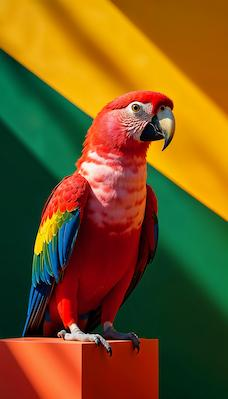
#> input picture opencv_guide/images/img_2.jpg, 228 x 399 px, found by its file name
$ python code_10.py
#> lines starting #> are read from the running program, lines starting #| are printed output that depends on the picture
#-------------------------------------------------------------------------------
#            flipping image
#-------------------------------------------------------------------------------
import cv2
import numpy as np
#-------------------------------------------------------------------------------
img_path = 'images/img_2.jpg' # set image path
#-------------------------------------------------------------------------------
img = cv2.imread(img_path)
#> img is the input picture: shape (399, 228, 3); mean B, G, R 29.3, 84.8, 118
#-------------------------------------------------------------------------------
img_flip_H = cv2.flip(img, 1) # flip() change sides of pixels in an image
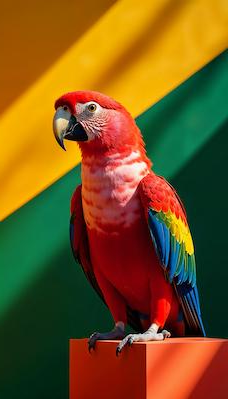
#> img_flip_H: shape (399, 228, 3); mean B, G, R 29.3, 84.8, 118
                              # flip() with 1 passed, flip image around y-axis("image height")

img_flip_V = cv2.flip(img, 0) # flip() with 0 passed, flip image around x-axis("image width")
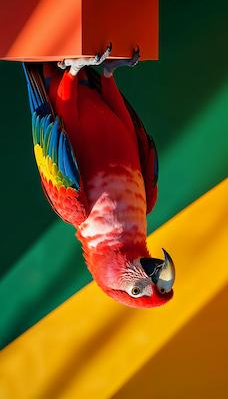
#> img_flip_V: shape (399, 228, 3); mean B, G, R 29.3, 84.8, 118

img_flip_Both = cv2.flip(img, -1) #flip() with -1 passed, flip image around both y-axis and x-axis
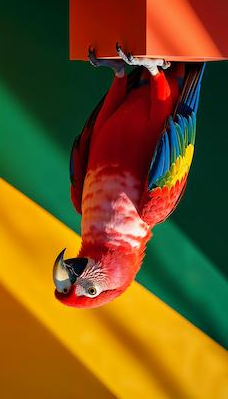
#> img_flip_Both: shape (399, 228, 3); mean B, G, R 29.3, 84.8, 118
                                  # it flips the image first in y-axis,
                                  # then it flips the already y-axis flipped image in x-axis
                                  # making it a both flip
#-------------------------------------------------------------------------------
cv2.imshow('Image', img)

cv2.imshow('Image_flip_Horizontal', img_flip_H)

cv2.imshow('Image_flip_Vertical', img_flip_V)

cv2.imshow('Image_flip_Both', img_flip_Both)
#-------------------------------------------------------------------------------
cv2.waitKey(0)
cv2.destroyAllWindows()
#-------------------------------------------------------------------------------
#-------------------------------------------------------------------------------

$ run again, with opencv_guide/images/img_1.jpg copied over opencv_guide/images/img_2.jpg
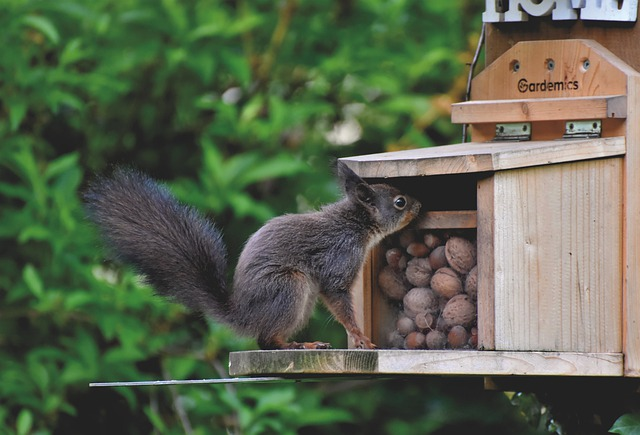
#> input picture opencv_guide/images/img_1.jpg, 640 x 435 px, found by its file name
#> img is the input picture: shape (435, 640, 3); mean B, G, R 78.8, 101, 91.1
#> `img_flip_V = cv2.flip(img, 0) # flip() with 0 passed, flip image aroun..`:
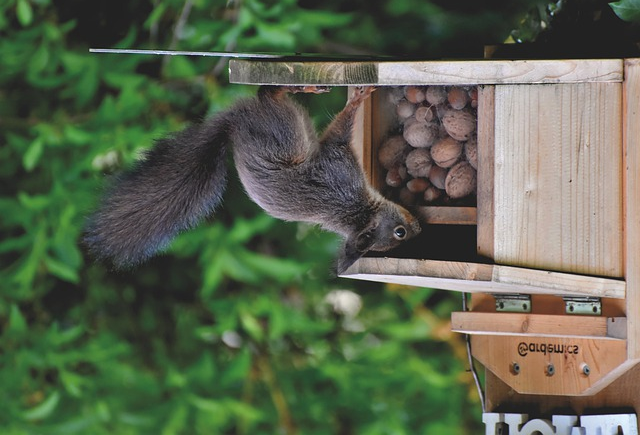
#> img_flip_V: shape (435, 640, 3); mean B, G, R 78.8, 101, 91.1
#> `img_flip_Both = cv2.flip(img, -1)`:
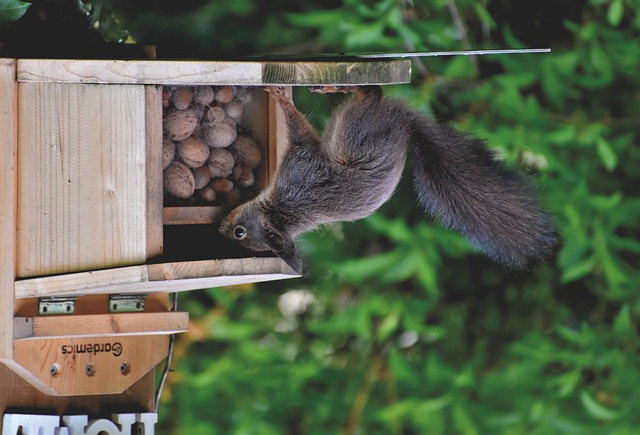
#> img_flip_Both: shape (435, 640, 3); mean B, G, R 78.8, 101, 91.1
